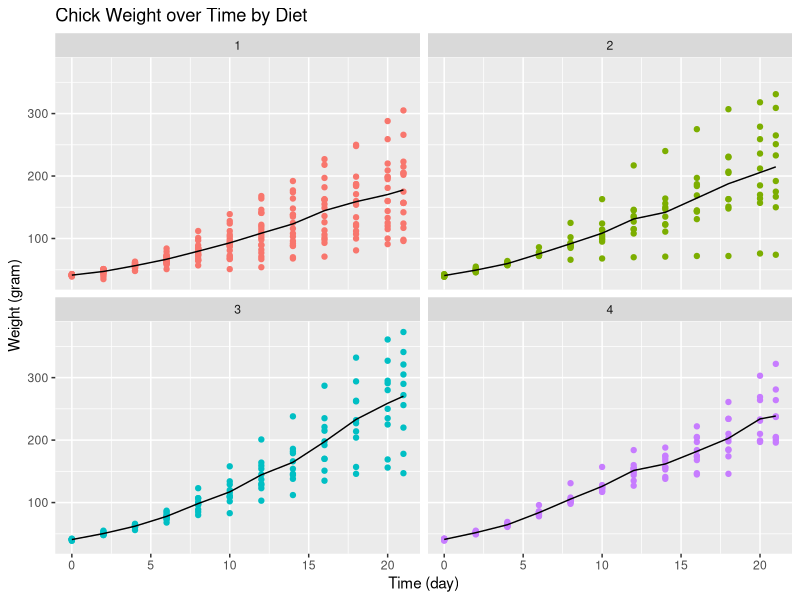

This chart was generated by the following R code:
## ---- chunk 1
knitr::opts_chunk$set(echo = TRUE)
## ---- chunk 2
summary(ChickWeight)
## ---- chunk 3
library(ggplot2)
library(dplyr)
ChickWeight %>% 
  ggplot(aes(Time, weight, colour=Diet)) +
  geom_point() +
  facet_wrap(~Diet) + 
  stat_summary(fun.y="mean", geom="line", colour="black") +
  theme(legend.position = "none") +
  ggtitle("Chick Weight over Time by Diet") +
  xlab("Time (day)") +
  ylab("Weight (gram)")
